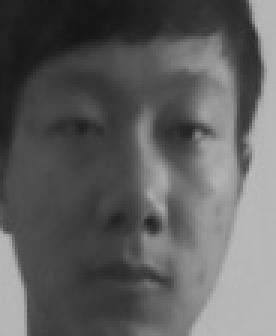
#> input picture test_image/179.jpg, 92 x 112 px (shown 3 times larger)
$ python data_producer.py
#> lines starting #> are read from the running program, lines starting #| are printed output that depends on the picture
import cv2


class DataProducer:
    eye_cascade = cv2.CascadeClassifier('../opencv_data/haarcascade_eye.xml')
    eyeglasses_cascade = cv2.CascadeClassifier('../opencv_data/haarcascade_eye_tree_eyeglasses.xml')

    def cutEyeFromImage(self, image):
        # image: gray image

        # cut the eyes from gray image by the CascadeClassifier
        rects = self.eye_cascade.detectMultiScale(image)
        eyes = []
        i=0
        for rect in rects:
            temp = image[rect[0]:rect[0]+rect[2], rect[1]:rect[1]+rect[3]]
            cv2.imwrite('../output_image/eye'+str(i)+'.jpg',temp)
            eyes.append(temp)
            cv2.imshow('test', temp)
            cv2.waitKey(10000)
            i+=1


if __name__ == '__main__':
    im = cv2.imread('../test_image/179.jpg')
#> im is the input picture: shape (112, 92, 3); min 21, max 186, mean 94.6
    dataProducer = DataProducer()
    dataProducer.cutEyeFromImage(im)
#> in cutEyeFromImage, `rects = self.eye_cascade.detectMultiScale(image)`: rects = [[50, 32, 24, 24], [41, 65, 20, 20], [16, 13, 56, 56]]
#> the loop in cutEyeFromImage, `for rect in rects:` made 3 passes
#> pass 1, in cutEyeFromImage, `temp = image[rect[0]:rect[0]+rect[2], rect[1]:rect[1]+rect[3]]`:
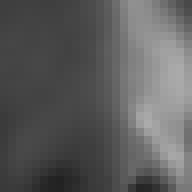
#> temp: shape (24, 24, 3) (shown 8 times larger); min 34, max 171, mean 92.9
#> pass 2, in cutEyeFromImage, `temp = image[rect[0]:rect[0]+rect[2], rect[1]:rect[1]+rect[3]]`:
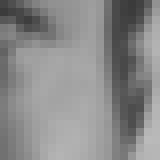
#> temp: shape (20, 20, 3) (shown 8 times larger); min 59, max 186, mean 137.9
#> pass 3, in cutEyeFromImage, `temp = image[rect[0]:rect[0]+rect[2], rect[1]:rect[1]+rect[3]]`:
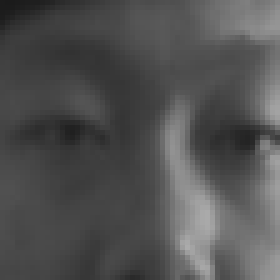
#> temp: shape (56, 56, 3) (shown 5 times larger); min 27, max 171, mean 81.5
#> after the loop in cutEyeFromImage, `for rect in rects:`: eyes = 3 items; i = 3
